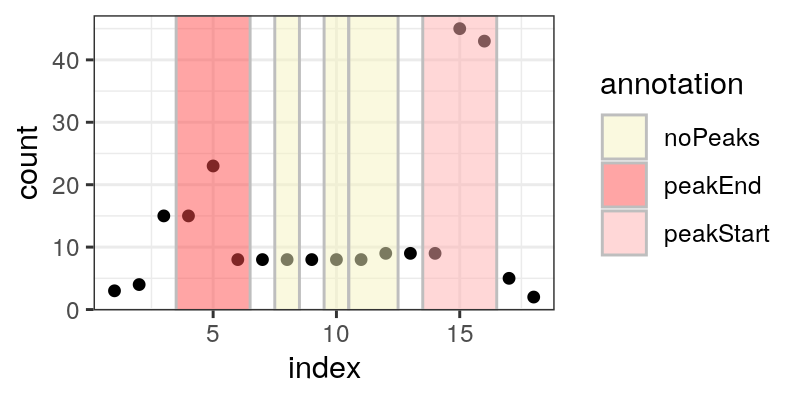

This figure's R source:
works_with_R(
  "4.0.4",
  PeakSegOptimal="2018.5.25",
  PeakError="2017.6.19",
  "tdhock/FLOPART@b14fd70274ad2313c0742003270d8d66da28456d")
library(ggplot2)
library(data.table)
l <- function(chromStart, chromEnd, annotation){
  data.table(chromStart, chromEnd, annotation)
}
d <- function(chromStart, chromEnd, count){
  data.table(chromStart, chromEnd, count)
}
cov.dt <- rbind(
  d(0, 10, 3),
  d(10, 20, 4),
  d(20, 30, 15),
  d(30, 40, 23),
  d(40, 50, 8),
  d(50, 60, 9),
  d(60, 70, 45),
  d(70, 80, 43),
  d(80, 90, 5),
  d(90, 100, 2))

(gg.cov <- ggplot()+
  geom_step(aes(
    chromStart+0.5, count),
    data=cov.dt))

lab.dt <- rbind(
  l(25, 42, "peakEnd"),
  l(43, 45, "noPeaks"),
  l(46, 48, "noPeaks"),
  l(48, 55, "noPeaks"),
  l(58, 80, "peakStart"))
ann.colors <- c(
  noPeaks="#f6f4bf",
  peakStart="#ffafaf",
  peakEnd="#ff4c4c",
  peaks="#a445ee")
gg.cov+
  theme_bw()+
  geom_rect(aes(
    xmin=chromStart+0.5,
    xmax=chromEnd+0.5,
    ymin=-Inf, ymax=Inf,
    fill=annotation),
    data=lab.dt,
    color="grey",
    alpha=0.5)+
  scale_fill_manual(values=ann.colors)

get.pos <- function(dt)dt[, c(chromStart, chromEnd)]
uniq.pos <- sort(unique(c(get.pos(lab.dt), get.pos(cov.dt))))
uniq.dt <- data.table(
  chromStart=uniq.pos[-length(uniq.pos)],
  chromEnd=uniq.pos[-1])

with.counts <- cov.dt[
  uniq.dt,
  .(chromStart=i.chromStart, chromEnd=i.chromEnd, count,
    index = seq_along(count), weight = i.chromEnd - i.chromStart),
  on=.(chromStart < chromEnd, chromEnd > chromStart)]
label_code <- FLOPART::get_label_code()
ann.colors <- c(
  noPeaks="#f6f4bf",
  peakStart="#ffafaf",
  peakEnd="#ff4c4c",
  peaks="#a445ee")
label.index.dt <- with.counts[
  lab.dt,
  .(start=x.index[1], end=x.index[.N],
    labelStart=i.chromStart,
    labelEnd=i.chromEnd,
    type=label_code[annotation], annotation),
  by=.EACHI,
  on=.(chromEnd > chromStart, chromStart < chromEnd)]

## should look the same.
ggplot()+
  geom_step(aes(
    chromStart+0.5, count),
    data=with.counts)+
  theme_bw()+
  geom_rect(aes(
    xmin=chromStart+0.5,
    xmax=chromEnd+0.5,
    ymin=-Inf, ymax=Inf,
    fill=annotation),
    data=label.index.dt,
    color="grey",
    alpha=0.5)+
  scale_fill_manual(values=ann.colors)

gg <- ggplot()+
  geom_point(aes(
    index, count),
    data=with.counts)+
  theme_bw()+
  geom_rect(aes(
    xmin=start-0.5,
    xmax=end+0.5,
    ymin=-Inf, ymax=Inf,
    fill=annotation),
    data=label.index.dt,
    color="grey",
    alpha=0.5)+
  scale_fill_manual(values=ann.colors)
png("figure-FLOPART-boundaries.png", width=4, height=2, res=200, units="in")
print(gg)
dev.off()
